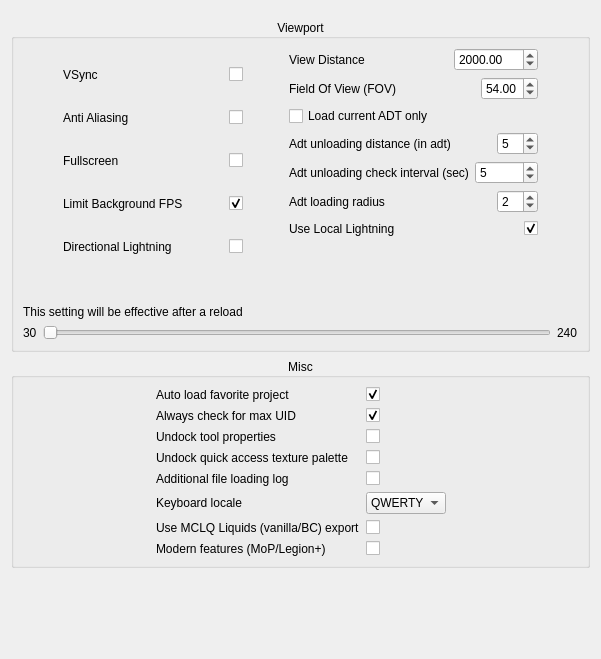
        <widget class="QWidget" name="tab_preferences">
         <attribute name="title">
          <string>Preferences</string>
         </attribute>
         <layout class="QVBoxLayout" name="verticalLayout_26">
          <item>
           <layout class="QVBoxLayout" name="verticalLayout_27">
            <property name="topMargin">
             <number>8</number>
            </property>
            <item>
             <widget class="QGroupBox" name="groupBox_7">
              <property name="title">
               <string>Viewport</string>
              </property>
              <property name="alignment">
               <set>Qt::AlignmentFlag::AlignCenter</set>
              </property>
              <layout class="QVBoxLayout" name="verticalLayout_28">
               <item>
                <layout class="QVBoxLayout" name="verticalLayout_29">
                 <item>
                  <layout class="QHBoxLayout" name="horizontalLayout_49">
                   <item>
                    <spacer name="horizontalSpacer_38">
                     <property name="orientation">
                      <enum>Qt::Orientation::Horizontal</enum>
                     </property>
                     <property name="sizeHint" stdset="0">
                      <size>
                       <width>40</width>
                       <height>20</height>
                      </size>
                     </property>
                    </spacer>
                   </item>
                   <item>
                    <layout class="QVBoxLayout" name="verticalLayout_30">
                     <item>
                      <layout class="QHBoxLayout" name="horizontalLayout_50">
                       <item>
                        <widget class="QLabel" name="label_32">
                         <property name="toolTip">
                          <string>Requires restart</string>
                         </property>
                         <property name="text">
                          <string>VSync</string>
                         </property>
                        </widget>
                       </item>
                       <item>
                        <spacer name="horizontalSpacer_39">
                         <property name="orientation">
                          <enum>Qt::Orientation::Horizontal</enum>
                         </property>
                         <property name="sizeHint" stdset="0">
                          <size>
                           <width>40</width>
                           <height>20</height>
                          </size>
                         </property>
                        </spacer>
                       </item>
                       <item>
                        <widget class="QCheckBox" name="_vsync_cb">
                         <property name="toolTip">
                          <string>Requires restart</string>
                         </property>
                         <property name="text">
                          <string/>
                         </property>
                        </widget>
                       </item>
                      </layout>
                     </item>
                     <item>
                      <layout class="QHBoxLayout" name="horizontalLayout_51">
                       <item>
                        <widget class="QLabel" name="label_33">
                         <property name="toolTip">
                          <string>Requires restart</string>
                         </property>
                         <property name="text">
                          <string>Anti Aliasing</string>
                         </property>
                        </widget>
                       </item>
                       <item>
                        <spacer name="horizontalSpacer_40">
                         <property name="orientation">
                          <enum>Qt::Orientation::Horizontal</enum>
                         </property>
                         <property name="sizeHint" stdset="0">
                          <size>
                           <width>40</width>
                           <height>20</height>
                          </size>
                         </property>
                        </spacer>
                       </item>
                       <item>
                        <widget class="QCheckBox" name="_anti_aliasing_cb">
                         <property name="toolTip">
                          <string>Requires restart</string>
                         </property>
                         <property name="text">
                          <string/>
                         </property>
                        </widget>
                       </item>
                      </layout>
                     </item>
                     <item>
                      <layout class="QHBoxLayout" name="horizontalLayout_52">
                       <item>
                        <widget class="QLabel" name="label_34">
                         <property name="toolTip">
                          <string>Requires restart</string>
                         </property>
                         <property name="text">
                          <string>Fullscreen</string>
                         </property>
                        </widget>
                       </item>
                       <item>
                        <spacer name="horizontalSpacer_41">
                         <property name="orientation">
                          <enum>Qt::Orientation::Horizontal</enum>
                         </property>
                         <property name="sizeHint" stdset="0">
                          <size>
                           <width>40</width>
                           <height>20</height>
                          </size>
                         </property>
                        </spacer>
                       </item>
                       <item>
                        <widget class="QCheckBox" name="_fullscreen_cb">
                         <property name="toolTip">
                          <string>Requires restart</string>
                         </property>
                         <property name="text">
                          <string/>
                         </property>
                        </widget>
                       </item>
                      </layout>
                     </item>
                     <item>
                      <layout class="QHBoxLayout" name="horizontalLayout_14">
                       <item>
                        <widget class="QLabel" name="label_13">
                         <property name="toolTip">
                          <string>FPS will be halved when Noggit is not the active windows but still visible, FPS will be set to 1 when Noggit is minimized.</string>
                         </property>
                         <property name="text">
                          <string>Limit Background FPS</string>
                         </property>
                        </widget>
                       </item>
                       <item>
                        <spacer name="horizontalSpacer_24">
                         <property name="orientation">
                          <enum>Qt::Orientation::Horizontal</enum>
                         </property>
                         <property name="sizeHint" stdset="0">
                          <size>
                           <width>40</width>
                           <height>20</height>
                          </size>
                         </property>
                        </spacer>
                       </item>
                       <item>
                        <widget class="QCheckBox" name="_background_fps_limit_cb">
                         <property name="text">
                          <string/>
                         </property>
                         <property name="checked">
                          <bool>true</bool>
                         </property>
                        </widget>
                       </item>
                      </layout>
                     </item>
                     <item>
                      <layout class="QHBoxLayout" name="horizontalLayout_13">
                       <item>
                        <widget class="QLabel" name="label_14">
                         <property name="toolTip">
                          <string>&lt;html&gt;&lt;head/&gt;&lt;body&gt;&lt;p&gt;Makes lightning more accurate but worse for editing.&lt;/p&gt;&lt;p&gt;When disabled, lightning always comes from above.&lt;/p&gt;&lt;p&gt;When enabled, lightning comes from north west and moves with time of the day.&lt;/p&gt;&lt;/body&gt;&lt;/html&gt;</string>
                         </property>
                         <property name="text">
                          <string>Directional Lightning</string>
                         </property>
                        </widget>
                       </item>
                       <item>
                        <spacer name="horizontalSpacer_25">
                         <property name="orientation">
                          <enum>Qt::Orientation::Horizontal</enum>
                         </property>
                         <property name="sizeHint" stdset="0">
                          <size>
                           <width>40</width>
                           <height>20</height>
                          </size>
                         </property>
                        </spacer>
                       </item>
                       <item>
                        <widget class="QCheckBox" name="_directional_light_cb">
                         <property name="text">
                          <string/>
                         </property>
                        </widget>
                       </item>
                      </layout>
                     </item>
                    </layout>
                   </item>
                   <item>
                    <spacer name="horizontalSpacer_42">
                     <property name="orientation">
                      <enum>Qt::Orientation::Horizontal</enum>
                     </property>
                     <property name="sizeHint" stdset="0">
                      <size>
                       <width>40</width>
                       <height>20</height>
                      </size>
                     </property>
                    </spacer>
                   </item>
                   <item>
                    <layout class="QVBoxLayout" name="verticalLayout_31">
                     <item>
                      <layout class="QHBoxLayout" name="horizontalLayout_53">
                       <item>
                        <widget class="QLabel" name="label_35">
                         <property name="text">
                          <string>View Distance</string>
                         </property>
                        </widget>
                       </item>
                       <item>
                        <spacer name="horizontalSpacer_43">
                         <property name="orientation">
                          <enum>Qt::Orientation::Horizontal</enum>
                         </property>
                         <property name="sizeHint" stdset="0">
                          <size>
                           <width>40</width>
                           <height>20</height>
                          </size>
                         </property>
                        </spacer>
                       </item>
                       <item>
                        <widget class="QDoubleSpinBox" name="_view_distance">
                         <property name="maximum">
                          <double>1048576.000000000000000</double>
                         </property>
                         <property name="singleStep">
                          <double>100.000000000000000</double>
                         </property>
                         <property name="value">
                          <double>2000.000000000000000</double>
                         </property>
                        </widget>
                       </item>
                      </layout>
                     </item>
                     <item>
                      <layout class="QHBoxLayout" name="horizontalLayout_54">
                       <item>
                        <widget class="QLabel" name="label_36">
                         <property name="text">
                          <string>Field Of View (FOV)</string>
                         </property>
                        </widget>
                       </item>
                       <item>
                        <spacer name="horizontalSpacer_44">
                         <property name="orientation">
                          <enum>Qt::Orientation::Horizontal</enum>
                         </property>
                         <property name="sizeHint" stdset="0">
                          <size>
                           <width>40</width>
                           <height>20</height>
                          </size>
                         </property>
                        </spacer>
                       </item>
                       <item>
                        <widget class="QDoubleSpinBox" name="_fov">
                         <property name="minimum">
                          <double>10.000000000000000</double>
                         </property>
                         <property name="maximum">
                          <double>90.000000000000000</double>
                         </property>
                         <property name="value">
                          <double>54.000000000000000</double>
                         </property>
                        </widget>
                       </item>
                      </layout>
                     </item>
                     <item>
                      <widget class="QCheckBox" name="_current_adt_only">
                       <property name="toolTip">
                        <string>Load only the ADT under the camera. Clean ADTs are unloaded one per frame; ADTs with unsaved changes remain loaded until saved.</string>
                       </property>
                       <property name="text">
                        <string>Load current ADT only</string>
                       </property>
                      </widget>
                     </item>
                     <item>
                      <layout class="QHBoxLayout" name="horizontalLayout_55">
                       <item>
                        <widget class="QLabel" name="label_37">
                         <property name="text">
                          <string>Adt unloading distance (in adt)</string>
                         </property>
                        </widget>
                       </item>
                       <item>
                        <spacer name="horizontalSpacer_45">
                         <property name="orientation">
                          <enum>Qt::Orientation::Horizontal</enum>
                         </property>
                         <property name="sizeHint" stdset="0">
                          <size>
                           <width>40</width>
                           <height>20</height>
                          </size>
                         </property>
                        </spacer>
                       </item>
                       <item>
                        <widget class="QSpinBox" name="_adt_unload_dist">
                         <property name="minimum">
                          <number>2</number>
                         </property>
                         <property name="maximum">
                          <number>64</number>
                         </property>
                         <property name="value">
                          <number>5</number>
                         </property>
                        </widget>
                       </item>
                      </layout>
                     </item>
                     <item>
                      <layout class="QHBoxLayout" name="horizontalLayout_56">
                       <item>
                        <widget class="QLabel" name="label_38">
                         <property name="text">
                          <string>Adt unloading check interval (sec)</string>
                         </property>
                        </widget>
                       </item>
                       <item>
                        <widget class="QSpinBox" name="_adt_unload_check_interval">
                         <property name="minimum">
                          <number>1</number>
                         </property>
                         <property name="value">
                          <number>5</number>
                         </property>
                        </widget>
                       </item>
                      </layout>
                     </item>
                     <item>
                      <layout class="QHBoxLayout" name="horizontalLayout_22">
                       <item>
                        <widget class="QLabel" name="label_15">
                         <property name="text">
                          <string>Adt loading radius</string>
                         </property>
                        </widget>
                       </item>
                       <item>
                        <spacer name="horizontalSpacer_26">
                         <property name="orientation">
                          <enum>Qt::Orientation::Horizontal</enum>
                         </property>
                         <property name="sizeHint" stdset="0">
                          <size>
                           <width>40</width>
                           <height>20</height>
                          </size>
                         </property>
                        </spacer>
                       </item>
                       <item>
                        <widget class="QSpinBox" name="_adt_loading_radius">
                         <property name="minimum">
                          <number>1</number>
                         </property>
                         <property name="maximum">
                          <number>64</number>
                         </property>
                         <property name="value">
                          <number>2</number>
                         </property>
                        </widget>
                       </item>
                      </layout>
                     </item>
                     <item>
                      <layout class="QHBoxLayout" name="horizontalLayout_20">
                       <item>
                        <widget class="QLabel" name="label_17">
                         <property name="toolTip">
                          <string>&lt;html&gt;&lt;head/&gt;&lt;body&gt;&lt;p&gt;Use local Light Zones (Light.dbc entries) or only global lightning.&lt;/p&gt;&lt;p&gt;Note : Except for Sky/Lightning tool.&lt;/p&gt;&lt;/body&gt;&lt;/html&gt;</string>
                         </property>
                         <property name="text">
                          <string>Use Local Lightning</string>
                         </property>
                        </widget>
                       </item>
                       <item>
                        <spacer name="horizontalSpacer_47">
                         <property name="orientation">
                          <enum>Qt::Orientation::Horizontal</enum>
                         </property>
                         <property name="sizeHint" stdset="0">
                          <size>
                           <width>40</width>
                           <height>20</height>
                          </size>
                         </property>
                        </spacer>
                       </item>
                       <item>
                        <widget class="QCheckBox" name="_local_lightning_cb">
                         <property name="text">
                          <string/>
                         </property>
                         <property name="checked">
                          <bool>true</bool>
                         </property>
                        </widget>
                       </item>
                      </layout>
                     </item>
                     <item>
                      <spacer name="verticalSpacer_2">
                       <property name="orientation">
                        <enum>Qt::Orientation::Vertical</enum>
                       </property>
                       <property name="sizeHint" stdset="0">
                        <size>
                         <width>20</width>
                         <height>40</height>
                        </size>
                       </property>
                      </spacer>
                     </item>
                    </layout>
                   </item>
                   <item>
                    <spacer name="horizontalSpacer_46">
                     <property name="orientation">
                      <enum>Qt::Orientation::Horizontal</enum>
                     </property>
                     <property name="sizeHint" stdset="0">
                      <size>
                       <width>40</width>
                       <height>20</height>
                      </size>
                     </property>
                    </spacer>
                   </item>
                  </layout>
                 </item>
                </layout>
               </item>
               <item>
                <layout class="QVBoxLayout" name="verticalLayout_7">
                 <item>
                  <widget class="QLabel" name="_fps_limit_current_label">
                   <property name="text">
                    <string/>
                   </property>
                  </widget>
                 </item>
                 <item>
                  <widget class="QLabel" name="label_9">
                   <property name="text">
                    <string>This setting will be effective after a reload</string>
                   </property>
                  </widget>
                 </item>
                 <item>
                  <layout class="QHBoxLayout" name="horizontalLayout_10">
                   <item>
                    <widget class="QLabel" name="label_10">
                     <property name="text">
                      <string>30</string>
                     </property>
                    </widget>
                   </item>
                   <item>
                    <widget class="QSlider" name="_fps_limit_slider">
                     <property name="minimum">
                      <number>30</number>
                     </property>
                     <property name="maximum">
                      <number>240</number>
                     </property>
                     <property name="value">
                      <number>30</number>
                     </property>
                     <property name="sliderPosition">
                      <number>30</number>
                     </property>
                     <property name="orientation">
                      <enum>Qt::Orientation::Horizontal</enum>
                     </property>
                    </widget>
                   </item>
                   <item>
                    <widget class="QLabel" name="label_11">
                     <property name="text">
                      <string>240</string>
                     </property>
                    </widget>
                   </item>
                  </layout>
                 </item>
                </layout>
               </item>
              </layout>
             </widget>
            </item>
            <item>
             <widget class="QGroupBox" name="groupBox_8">
              <property name="title">
               <string>Misc</string>
              </property>
              <property name="alignment">
               <set>Qt::AlignmentFlag::AlignCenter</set>
              </property>
              <layout class="QVBoxLayout" name="verticalLayout_32">
               <property name="leftMargin">
                <number>9</number>
               </property>
               <property name="topMargin">
                <number>9</number>
               </property>
               <property name="bottomMargin">
                <number>9</number>
               </property>
               <item>
                <layout class="QHBoxLayout" name="horizontalLayout_9">
                 <property name="leftMargin">
                  <number>10</number>
                 </property>
                 <property name="rightMargin">
                  <number>10</number>
                 </property>
                 <property name="bottomMargin">
                  <number>0</number>
                 </property>
                 <item>
                  <spacer name="horizontalSpacer_2">
                   <property name="orientation">
                    <enum>Qt::Orientation::Horizontal</enum>
                   </property>
                   <property name="sizeHint" stdset="0">
                    <size>
                     <width>40</width>
                     <height>20</height>
                    </size>
                   </property>
                  </spacer>
                 </item>
                 <item>
                  <layout class="QFormLayout" name="formLayout">
                   <property name="sizeConstraint">
                    <enum>QLayout::SizeConstraint::SetDefaultConstraint</enum>
                   </property>
                   <property name="labelAlignment">
                    <set>Qt::AlignmentFlag::AlignLeading|Qt::AlignmentFlag::AlignLeft|Qt::AlignmentFlag::AlignVCenter</set>
                   </property>
                   <property name="formAlignment">
                    <set>Qt::AlignmentFlag::AlignLeading|Qt::AlignmentFlag::AlignLeft|Qt::AlignmentFlag::AlignTop</set>
                   </property>
                   <property name="bottomMargin">
                    <number>0</number>
                   </property>
                   <item row="1" column="0">
                    <widget class="QLabel" name="label_39">
                     <property name="minimumSize">
                      <size>
                       <width>200</width>
                       <height>0</height>
                      </size>
                     </property>
                     <property name="text">
                      <string>Always check for max UID</string>
                     </property>
                    </widget>
                   </item>
                   <item row="1" column="1">
                    <widget class="QCheckBox" name="_uid_cb">
                     <property name="text">
                      <string/>
                     </property>
                     <property name="checked">
                      <bool>true</bool>
                     </property>
                    </widget>
                   </item>
                   <item row="2" column="0">
                    <widget class="QLabel" name="label_41">
                     <property name="minimumSize">
                      <size>
                       <width>200</width>
                       <height>0</height>
                      </size>
                     </property>
                     <property name="text">
                      <string>Undock tool properties</string>
                     </property>
                    </widget>
                   </item>
                   <item row="2" column="1">
                    <widget class="QCheckBox" name="_undock_tool_properties">
                     <property name="text">
                      <string/>
                     </property>
                    </widget>
                   </item>
                   <item row="3" column="0">
                    <widget class="QLabel" name="label_42">
                     <property name="minimumSize">
                      <size>
                       <width>200</width>
                       <height>0</height>
                      </size>
                     </property>
                     <property name="text">
                      <string>Undock quick access texture palette</string>
                     </property>
                    </widget>
                   </item>
                   <item row="3" column="1">
                    <widget class="QCheckBox" name="_undock_small_texture_palette">
                     <property name="text">
                      <string/>
                     </property>
                    </widget>
                   </item>
                   <item row="4" column="0">
                    <widget class="QLabel" name="label_43">
                     <property name="minimumSize">
                      <size>
                       <width>200</width>
                       <height>0</height>
                      </size>
                     </property>
                     <property name="text">
                      <string>Additional file loading log</string>
                     </property>
                    </widget>
                   </item>
                   <item row="4" column="1">
                    <widget class="QCheckBox" name="_additional_file_loading_log">
                     <property name="text">
                      <string/>
                     </property>
                    </widget>
                   </item>
                   <item row="5" column="0">
                    <widget class="QLabel" name="label_8">
                     <property name="minimumSize">
                      <size>
                       <width>134</width>
                       <height>0</height>
                      </size>
                     </property>
                     <property name="text">
                      <string>Keyboard locale</string>
                     </property>
                    </widget>
                   </item>
                   <item row="5" column="1">
                    <widget class="QComboBox" name="_keyboard_locale">
                     <property name="minimumSize">
                      <size>
                       <width>0</width>
                       <height>0</height>
                      </size>
                     </property>
                     <property name="maximumSize">
                      <size>
                       <width>80</width>
                       <height>16777215</height>
                      </size>
                     </property>
                     <item>
                      <property name="text">
                       <string>QWERTY</string>
                      </property>
                     </item>
                     <item>
                      <property name="text">
                       <string>AZERTY</string>
                      </property>
                     </item>
                    </widget>
                   </item>
                   <item row="7" column="0">
                    <widget class="QLabel" name="label_44">
                     <property name="minimumSize">
                      <size>
                       <width>200</width>
                       <height>0</height>
                      </size>
                     </property>
                     <property name="toolTip">
                      <string>Requires restart. This will enable modern features added in expansions after WotLK. This enables height texturing and WMO scaling. Some features may require additional tools.</string>
                     </property>
                     <property name="text">
                      <string>Modern features (MoP/Legion+)</string>
                     </property>
                    </widget>
                   </item>
                   <item row="7" column="1">
                    <widget class="QCheckBox" name="_modern_features">
                     <property name="text">
                      <string/>
                     </property>
                    </widget>
                   </item>
                   <item row="0" column="0">
                    <widget class="QLabel" name="label_12">
                     <property name="minimumSize">
                      <size>
                       <width>200</width>
                       <height>0</height>
                      </size>
                     </property>
                     <property name="text">
                      <string>Auto load favorite project</string>
                     </property>
                    </widget>
                   </item>
                   <item row="0" column="1">
                    <widget class="QCheckBox" name="_load_fav_cb">
                     <property name="text">
                      <string/>
                     </property>
                     <property name="checked">
                      <bool>true</bool>
                     </property>
                    </widget>
                   </item>
                   <item row="6" column="0">
                    <widget class="QLabel" name="label_16">
                     <property name="text">
                      <string>Use MCLQ Liquids (vanilla/BC) export</string>
                     </property>
                    </widget>
                   </item>
                   <item row="6" column="1">
                    <widget class="QCheckBox" name="_use_mclq_liquids_export">
                     <property name="enabled">
                      <bool>true</bool>
                     </property>
                     <property name="text">
                      <string/>
                     </property>
                    </widget>
                   </item>
                  </layout>
                 </item>
                 <item>
                  <spacer name="horizontalSpacer_3">
                   <property name="orientation">
                    <enum>Qt::Orientation::Horizontal</enum>
                   </property>
                   <property name="sizeHint" stdset="0">
                    <size>
                     <width>40</width>
                     <height>20</height>
                    </size>
                   </property>
                  </spacer>
                 </item>
                </layout>
               </item>
              </layout>
             </widget>
            </item>
            <item>
             <spacer name="verticalSpacer_4">
              <property name="orientation">
               <enum>Qt::Orientation::Vertical</enum>
              </property>
              <property name="sizeHint" stdset="0">
               <size>
                <width>20</width>
                <height>40</height>
               </size>
              </property>
             </spacer>
            </item>
           </layout>
          </item>
          <item>
           <spacer name="verticalSpacer_7">
            <property name="orientation">
             <enum>Qt::Orientation::Vertical</enum>
            </property>
            <property name="sizeHint" stdset="0">
             <size>
              <width>20</width>
              <height>40</height>
             </size>
            </property>
           </spacer>
          </item>
         </layout>
        </widget>
